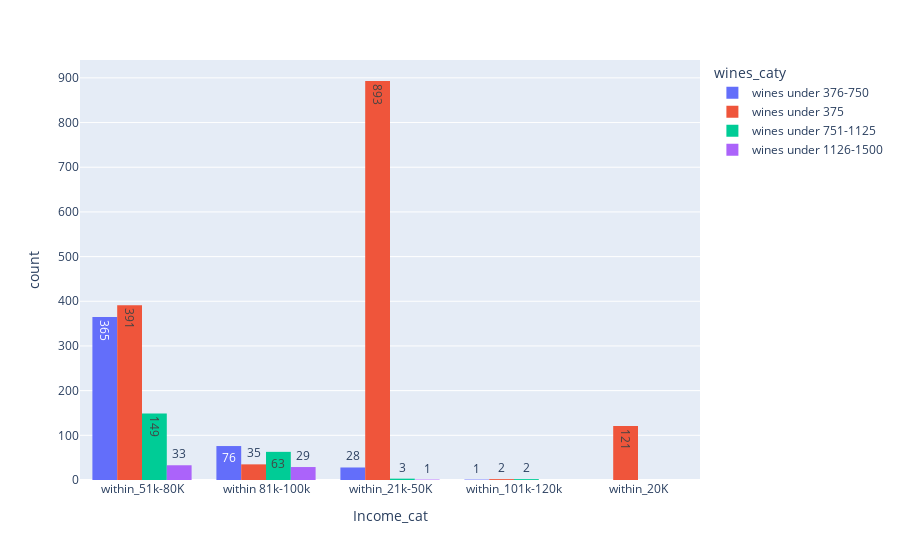

Source (notebook cell):
### Code cell
px.histogram(data,x = data["Income_cat"], color=data["wines_caty"],barmode='group',text_auto=True)

### Figure 1 — Plotly figure (JSON) as saved in the notebook; plotly's stock layout.template omitted (floating-point values rounded to 4 significant figures; data arrays with more than 128 entries replaced by an {"elided": "..."} marker saying what was removed)
{"data": [{"alignmentgroup": "True", "bingroup": "x", "hovertemplate": "wines_caty=wines under 376-750<br>Income_cat=%{x}<br>count=%{y}<extra></extra>", "legendgroup": "wines under 376-750", "marker": {"color": "#636efa", "pattern": {"shape": ""}}, "name": "wines under 376-750", "offsetgroup": "wines under 376-750", "orientation": "v", "showlegend": true, "texttemplate": "%{value}", "type": "histogram", "x": {"elided": "470 str values"}, "xaxis": "x", "yaxis": "y"}, {"alignmentgroup": "True", "bingroup": "x", "hovertemplate": "wines_caty=wines under 375<br>Income_cat=%{x}<br>count=%{y}<extra></extra>", "legendgroup": "wines under 375", "marker": {"color": "#EF553B", "pattern": {"shape": ""}}, "name": "wines under 375", "offsetgroup": "wines under 375", "orientation": "v", "showlegend": true, "texttemplate": "%{value}", "type": "histogram", "x": {"elided": "1442 str values"}, "xaxis": "x", "yaxis": "y"}, {"alignmentgroup": "True", "bingroup": "x", "hovertemplate": "wines_caty=wines under 751-1125<br>Income_cat=%{x}<br>count=%{y}<extra></extra>", "legendgroup": "wines under 751-1125", "marker": {"color": "#00cc96", "pattern": {"shape": ""}}, "name": "wines under 751-1125", "offsetgroup": "wines under 751-1125", "orientation": "v", "showlegend": true, "texttemplate": "%{value}", "type": "histogram", "x": {"elided": "217 str values"}, "xaxis": "x", "yaxis": "y"}, {"alignmentgroup": "True", "bingroup": "x", "hovertemplate": "wines_caty=wines under 1126-1500<br>Income_cat=%{x}<br>count=%{y}<extra></extra>", "legendgroup": "wines under 1126-1500", "marker": {"color": "#ab63fa", "pattern": {"shape": ""}}, "name": "wines under 1126-1500", "offsetgroup": "wines under 1126-1500", "orientation": "v", "showlegend": true, "texttemplate": "%{value}", "type": "histogram", "x": ["within_51k-80K", "within_51k-80K", "within 81k-100k", "within_51k-80K", "within 81k-100k", "within_51k-80K", "within_51k-80K", "within 81k-100k", "within 81k-100k", "within_51k-80K", "within_51k-80K", "within_51k-80K", "within 81k-100k", "within 81k-100k", "within_51k-80K", "within 81k-100k", "within 81k-100k", "within_51k-80K", "within_51k-80K", "within_51k-80K", "within 81k-100k", "within 81k-100k", "within 81k-100k", "within 81k-100k", "within_51k-80K", "within 81k-100k", "within_51k-80K", "within_51k-80K", "within 81k-100k", "within_51k-80K", "within 81k-100k", "within 81k-100k", "within_51k-80K", "within_51k-80K", "within_51k-80K", "within_51k-80K", "within 81k-100k", "within_51k-80K", "within_51k-80K", "within_51k-80K", "within 81k-100k", "within_51k-80K", "within 81k-100k", "within 81k-100k", "within_51k-80K", "within 81k-100k", "within_21k-50K", "within_51k-80K", "within 81k-100k", "within 81k-100k", "within_51k-80K", "within_51k-80K", "within 81k-100k", "within 81k-100k", "within_51k-80K", "within 81k-100k", "within_51k-80K", "within_51k-80K", "within_51k-80K", "within 81k-100k", "within_51k-80K", "within 81k-100k", "within 81k-100k"], "xaxis": "x", "yaxis": "y"}], "layout": {"barmode": "group", "legend": {"title": {"text": "wines_caty"}, "tracegroupgap": 0}, "margin": {"t": 60}, "xaxis": {"anchor": "y", "domain": [0, 1], "title": {"text": "Income_cat"}}, "yaxis": {"anchor": "x", "domain": [0, 1], "title": {"text": "count"}}}}
